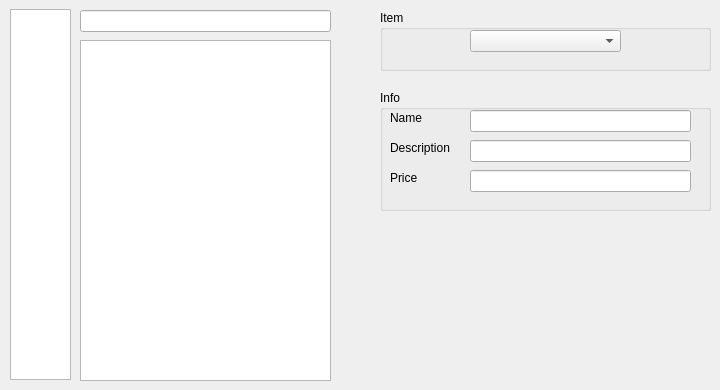
      <widget class="QWidget" name="shop_tab">
       <attribute name="title">
        <string>Shops</string>
       </attribute>
       <widget class="QTableView" name="shop_tableView">
        <property name="geometry">
         <rect>
          <x>10</x>
          <y>9</y>
          <width>61</width>
          <height>371</height>
         </rect>
        </property>
        <property name="wordWrap">
         <bool>false</bool>
        </property>
       </widget>
       <widget class="QTableView" name="shop_stock_tableView">
        <property name="geometry">
         <rect>
          <x>80</x>
          <y>40</y>
          <width>251</width>
          <height>341</height>
         </rect>
        </property>
        <property name="wordWrap">
         <bool>false</bool>
        </property>
       </widget>
       <widget class="QGroupBox" name="shop_info_groupBox">
        <property name="geometry">
         <rect>
          <x>380</x>
          <y>90</y>
          <width>331</width>
          <height>121</height>
         </rect>
        </property>
        <property name="title">
         <string>Info</string>
        </property>
        <widget class="QLineEdit" name="shop_stock_description_lineEdit">
         <property name="geometry">
          <rect>
           <x>90</x>
           <y>50</y>
           <width>221</width>
           <height>22</height>
          </rect>
         </property>
         <property name="toolTip">
          <string>The selected item's description</string>
         </property>
        </widget>
        <widget class="QLabel" name="shop_stock_description_label">
         <property name="geometry">
          <rect>
           <x>10</x>
           <y>50</y>
           <width>71</width>
           <height>16</height>
          </rect>
         </property>
         <property name="text">
          <string>Description</string>
         </property>
        </widget>
        <widget class="QLabel" name="shop_stock_name_label">
         <property name="geometry">
          <rect>
           <x>10</x>
           <y>20</y>
           <width>71</width>
           <height>16</height>
          </rect>
         </property>
         <property name="text">
          <string>Name</string>
         </property>
        </widget>
        <widget class="QLineEdit" name="shop_stock_name_lineEdit">
         <property name="geometry">
          <rect>
           <x>90</x>
           <y>20</y>
           <width>221</width>
           <height>22</height>
          </rect>
         </property>
         <property name="toolTip">
          <string>The selected item's name</string>
         </property>
        </widget>
        <widget class="QLabel" name="shop_stock_price_label">
         <property name="geometry">
          <rect>
           <x>10</x>
           <y>80</y>
           <width>71</width>
           <height>16</height>
          </rect>
         </property>
         <property name="text">
          <string>Price</string>
         </property>
        </widget>
        <widget class="QLineEdit" name="shop_stock_price_lineEdit">
         <property name="geometry">
          <rect>
           <x>90</x>
           <y>80</y>
           <width>221</width>
           <height>22</height>
          </rect>
         </property>
         <property name="toolTip">
          <string>&lt;html&gt;&lt;head/&gt;&lt;body&gt;&lt;p&gt;The selected item's sell price&lt;/p&gt;&lt;p&gt;Note: Shops WILL take your money if you try to buy weapons/armour, but they will not give you what you pay for&lt;/p&gt;&lt;/body&gt;&lt;/html&gt;</string>
         </property>
        </widget>
       </widget>
       <widget class="QGroupBox" name="shop_item_groupBox">
        <property name="geometry">
         <rect>
          <x>380</x>
          <y>10</y>
          <width>331</width>
          <height>61</height>
         </rect>
        </property>
        <property name="title">
         <string>Item</string>
        </property>
        <widget class="QComboBox" name="shop_comboBox">
         <property name="geometry">
          <rect>
           <x>90</x>
           <y>20</y>
           <width>151</width>
           <height>22</height>
          </rect>
         </property>
        </widget>
       </widget>
       <widget class="QLineEdit" name="shop_stock_search_lineEdit">
        <property name="geometry">
         <rect>
          <x>80</x>
          <y>10</y>
          <width>251</width>
          <height>22</height>
         </rect>
        </property>
        <property name="toolTip">
         <string>Search bar</string>
        </property>
       </widget>
      </widget>
